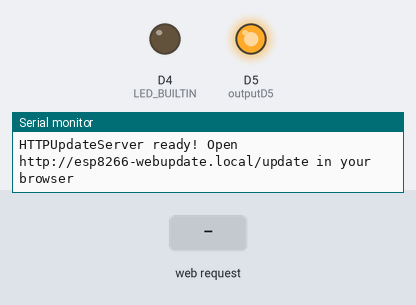
The sketch below on a simulated ESP8266 (NodeMCU). Shown: output pins drawn as LEDs (lit = HIGH, except the on-board LED, lit = LOW), the last lines printed to the serial monitor. Inputs (shaded band) come from the test bench. WiFi joins after 1.5 s; servers stay silent unless stated.

Above: at 2.7 s.
2.8 s: HTTP request GET /D5/off received
At 3.5 s:
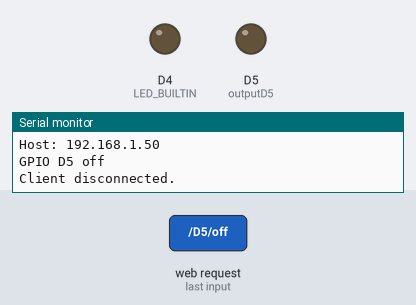
4.3 s: HTTP request GET /D5/on received
At 4.6 s:
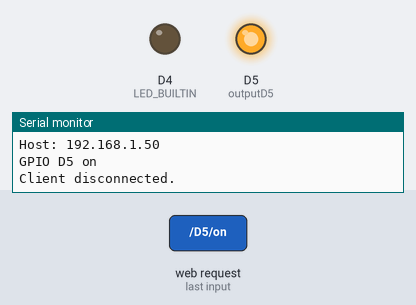
Timing chart, 0 to 7.3 s (numbered marks = the images above; inputs shaded):
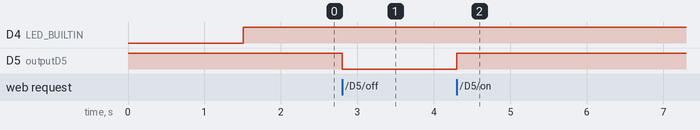

The sketch:

v2.0.ino
```cpp
#include <ESP8266WiFi.h>   //  ESP8266 library
#include <DNSServer.h>
#include <ESP8266WebServer.h>
#include <WiFiManager.h>
#include <ESP8266WebServer.h>
#include <ESP8266mDNS.h>
#include <ESP8266HTTPUpdateServer.h>

const char* host = "esp8266-webupdate";
ESP8266WebServer httpServer(8080);
ESP8266HTTPUpdateServer httpUpdater;

// Set web server port number to 80
WiFiServer server(80);

// Variable to store the HTTP request
String header;

// Auxiliar variables to store the current output state
String outputD5State = "on";
String outputD2State = "on";

// Assign output variables to GPIO pins
const int outputD5 = D5;

void setup() {
  Serial.begin(115200);

  // Initialize the output variables as outputs
  pinMode(outputD5, OUTPUT);
  pinMode(LED_BUILTIN, OUTPUT);
  // Set outputs to LOW
  digitalWrite(outputD5, HIGH);


  WiFiManager wifiManager;
  wifiManager.autoConnect("Cyber_JET", "mert1994");

  Serial.println("Connected.");
  server.begin();   // initialize the Server
   MDNS.begin(host);

  httpUpdater.setup(&httpServer);
  httpServer.begin();

  MDNS.addService("http", "tcp", 8080);
  Serial.printf("HTTPUpdateServer ready! Open http://%s.local/update in your browser\n", host);
}

void loop(){
 httpServer.handleClient();
  MDNS.update();


  WiFiClient client = server.available();

  if (client) {
    Serial.println("New Client.");
    String currentLine = "";
    while (client.connected()) {
      if (client.available()) {
        char c = client.read();
        Serial.write(c);
        header += c;
        if (c == '\n') {                    // if the byte is a newline character

          if (currentLine.length() == 0) {
            client.println("HTTP/1.1 200 OK");
            client.println("Content-type:text/html");
            client.println("Connection: close");
            client.println();

            // turns the GPIOs on and off
            if (header.indexOf("GET /D5/on") >= 0) {
              Serial.println("GPIO D5 on");
              outputD5State = "on";
              digitalWrite(outputD5, HIGH);
              digitalWrite(LED_BUILTIN, LOW);
            } else if (header.indexOf("GET /D5/off") >= 0) {
              Serial.println("GPIO D5 off");
              outputD5State = "off";
              digitalWrite(outputD5, LOW);
              digitalWrite(LED_BUILTIN, LOW);
            }

            // Display the HTML web page
            client.println("<!DOCTYPE html><html>");
            client.println("<head><meta name=\"viewport\" content=\"width=device-width, initial-scale=1\">");
            client.println("<link rel=\"icon\" href=\"data:,\">");

            client.println("<style>html { font-family: Helvetica; display: inline-block; margin: 0px auto; text-align: center;}");
            client.println(".button { background-color: #195B6A; border: none; color: white; padding: 16px 40px;");
            client.println("text-decoration: none; font-size: 30px; margin: 2px; cursor: pointer;}");
            client.println(".button2 {background-color: #77878A;}</style></head>");

            // Web Page Heading
            client.println("<body><h1>Plaka Gizleme v1.1</h1>");

            client.println("<p>PIN DURUM " + outputD5State + "</p>");
            if (outputD5State=="off") {
              client.println("<p> PLAKA GIZLI </p>");
              client.println("<p><a href=\"/D5/on\"><button class=\"button\">PLAKAYI AC</button></a></p>");
            } else {
              client.println("<p> PLAKA GORUNEBILIR </p>");
              client.println("<p><a href=\"/D5/off\"><button class=\"button button2\">PLAKAYI GIZLE</button></a></p>");
            }
            client.println("</body></html>");
            client.println();
            break;
          } else {
            currentLine = "";
          }
        } else if (c != '\r') {
          currentLine += c;
        }
      }
    }
    header = "";
    client.stop();
    Serial.println("Client disconnected.");
    Serial.println("");
  }
    digitalWrite(LED_BUILTIN, HIGH);

}
```

Measured:
- after the input at 2.8 s, D5 (outputD5): HIGH → LOW at once
- after the input at 4.3 s, D5 (outputD5): LOW → HIGH at once
